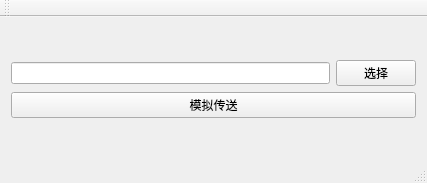
<?xml version="1.0" encoding="UTF-8"?>
<ui version="4.0">
 <class>MainWindow</class>
 <widget class="QMainWindow" name="MainWindow">
  <property name="geometry">
   <rect>
    <x>0</x>
    <y>0</y>
    <width>427</width>
    <height>183</height>
   </rect>
  </property>
  <property name="windowTitle">
   <string>MainWindow</string>
  </property>
  <widget class="QWidget" name="centralWidget">
   <layout class="QVBoxLayout" name="verticalLayout_2">
    <item>
     <layout class="QVBoxLayout" name="verticalLayout">
      <item>
       <layout class="QHBoxLayout" name="horizontalLayout">
        <item>
         <widget class="QLineEdit" name="lineEdit"/>
        </item>
        <item>
         <widget class="QPushButton" name="btnSelect">
          <property name="text">
           <string>选择</string>
          </property>
         </widget>
        </item>
       </layout>
      </item>
      <item>
       <widget class="QPushButton" name="btnSend">
        <property name="text">
         <string>模拟传送</string>
        </property>
       </widget>
      </item>
     </layout>
    </item>
   </layout>
  </widget>
  <widget class="QMenuBar" name="menuBar">
   <property name="geometry">
    <rect>
     <x>0</x>
     <y>0</y>
     <width>427</width>
     <height>23</height>
    </rect>
   </property>
  </widget>
  <widget class="QToolBar" name="mainToolBar">
   <attribute name="toolBarArea">
    <enum>TopToolBarArea</enum>
   </attribute>
   <attribute name="toolBarBreak">
    <bool>false</bool>
   </attribute>
  </widget>
  <widget class="QStatusBar" name="statusBar"/>
 </widget>
 <layoutdefault spacing="6" margin="11"/>
 <resources/>
 <connections/>
</ui>
